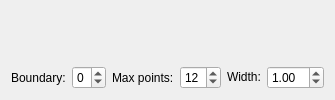
               <widget class="QWidget" name="tabCompartmentBoundary">
                <attribute name="title">
                 <string>Boundaries</string>
                </attribute>
                <layout class="QHBoxLayout" name="horizontalLayout_12">
                 <item>
                  <layout class="QGridLayout" name="gridLayout_3">
                   <item row="1" column="2">
                    <widget class="QLabel" name="lblMaxBoundaryPointsLabel">
                     <property name="sizePolicy">
                      <sizepolicy hsizetype="Fixed" vsizetype="Preferred">
                       <horstretch>0</horstretch>
                       <verstretch>0</verstretch>
                      </sizepolicy>
                     </property>
                     <property name="text">
                      <string>Max points:</string>
                     </property>
                    </widget>
                   </item>
                   <item row="1" column="5">
                    <widget class="QLabel" name="lblBoundaryWidthLabel">
                     <property name="sizePolicy">
                      <sizepolicy hsizetype="Fixed" vsizetype="Fixed">
                       <horstretch>0</horstretch>
                       <verstretch>0</verstretch>
                      </sizepolicy>
                     </property>
                     <property name="text">
                      <string>Width:</string>
                     </property>
                    </widget>
                   </item>
                   <item row="1" column="0">
                    <widget class="QLabel" name="lblBoundaryIndexLabel">
                     <property name="sizePolicy">
                      <sizepolicy hsizetype="Fixed" vsizetype="Preferred">
                       <horstretch>0</horstretch>
                       <verstretch>0</verstretch>
                      </sizepolicy>
                     </property>
                     <property name="text">
                      <string>Boundary:</string>
                     </property>
                    </widget>
                   </item>
                   <item row="1" column="1">
                    <widget class="QSpinBox" name="spinBoundaryIndex">
                     <property name="wrapping">
                      <bool>true</bool>
                     </property>
                     <property name="maximum">
                      <number>0</number>
                     </property>
                    </widget>
                   </item>
                   <item row="1" column="3" colspan="2">
                    <widget class="QSpinBox" name="spinMaxBoundaryPoints">
                     <property name="minimum">
                      <number>3</number>
                     </property>
                     <property name="value">
                      <number>12</number>
                     </property>
                    </widget>
                   </item>
                   <item row="1" column="6">
                    <widget class="QDoubleSpinBox" name="spinBoundaryWidth">
                     <property name="decimals">
                      <number>2</number>
                     </property>
                     <property name="minimum">
                      <double>0.010000000000000</double>
                     </property>
                     <property name="maximum">
                      <double>20.000000000000000</double>
                     </property>
                     <property name="singleStep">
                      <double>0.100000000000000</double>
                     </property>
                     <property name="stepType">
                      <enum>QAbstractSpinBox::DefaultStepType</enum>
                     </property>
                     <property name="value">
                      <double>1.000000000000000</double>
                     </property>
                    </widget>
                   </item>
                   <item row="0" column="0" colspan="7">
                    <widget class="QLabelMouseTracker" name="lblCompBoundary" native="true">
                     <property name="sizePolicy">
                      <sizepolicy hsizetype="Preferred" vsizetype="Preferred">
                       <horstretch>0</horstretch>
                       <verstretch>0</verstretch>
                      </sizepolicy>
                     </property>
                     <property name="toolTip">
                      <string>The boundary lines separating the compartments</string>
                     </property>
                     <property name="statusTip">
                      <string>The boundary lines separating the compartments</string>
                     </property>
                     <property name="whatsThis">
                      <string>&lt;h4&gt;Compartment Geometry: Boundaries&lt;/h4&gt;
&lt;p&gt;The boundary lines separate the compartments. Each line consists of a set of vertices connected by straight lines, and these vertices will also be included in the final mesh.&lt;/p&gt;</string>
                     </property>
                    </widget>
                   </item>
                  </layout>
                 </item>
                </layout>
               </widget>
